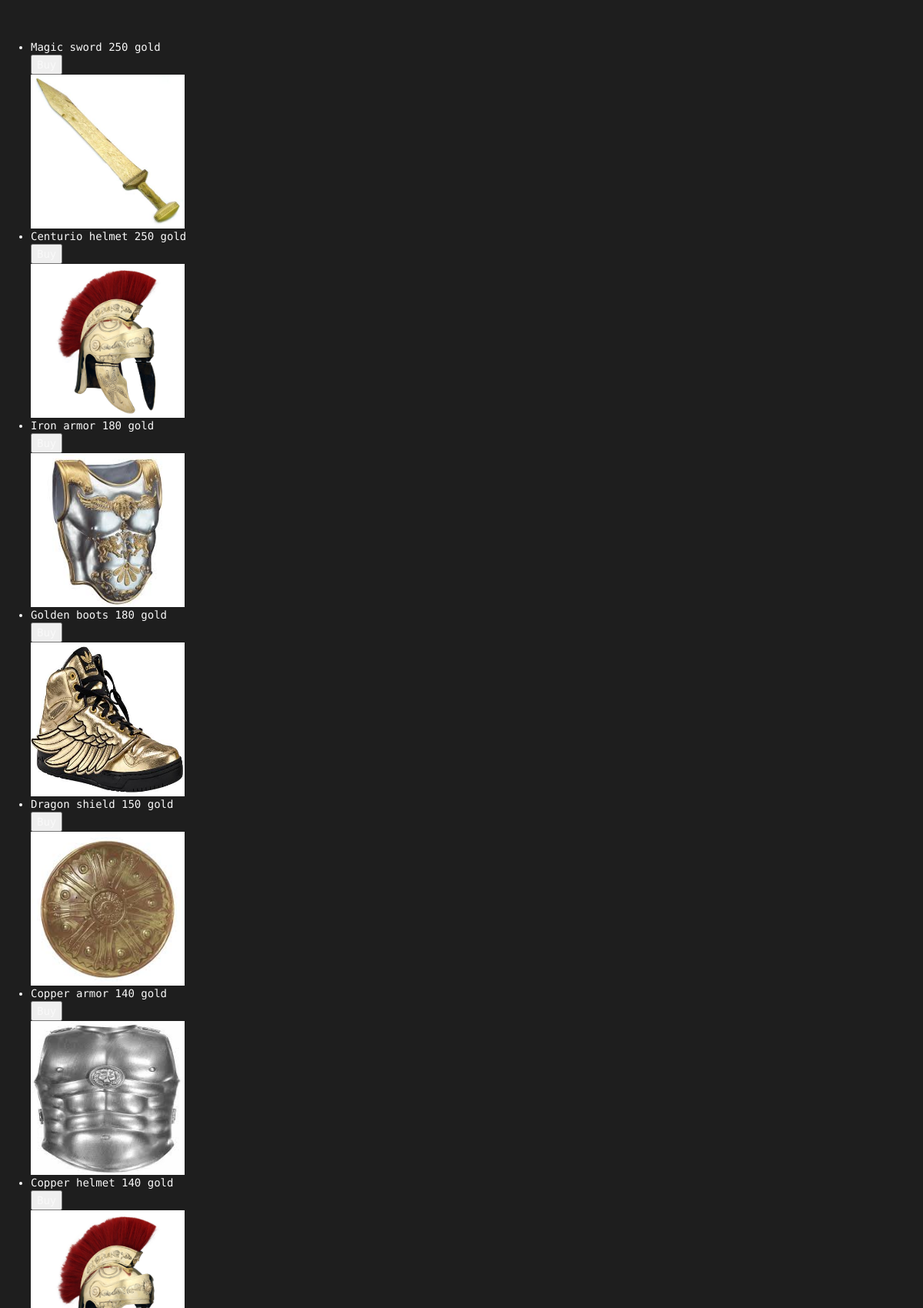
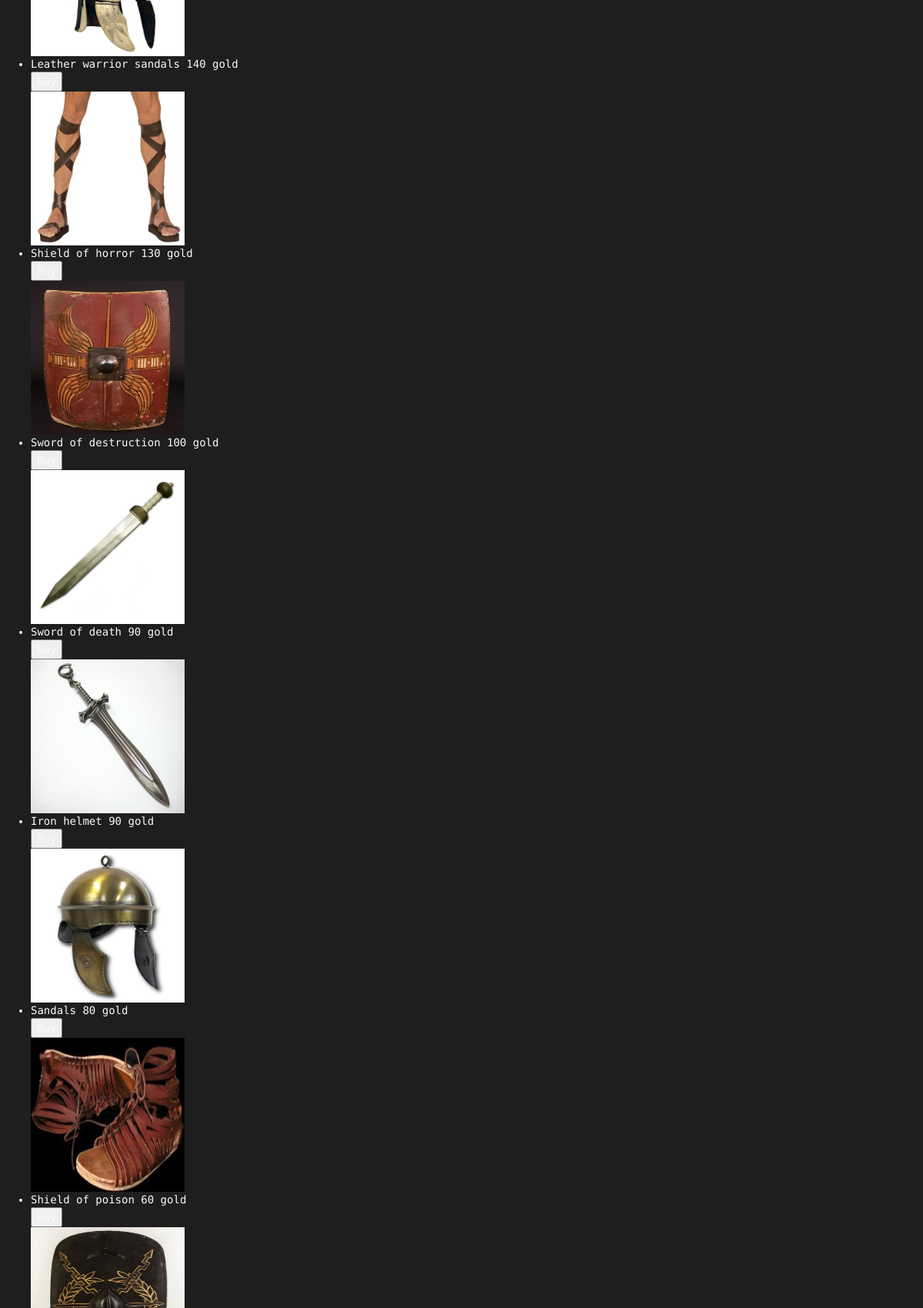
The page /Spartacus/market/ (signed in, upper part) on the database its author committed (2 pictures, top to bottom).
### Spartacus/models.py (models this page shows, shortened)
class Item(models.Model):
    ITEM_CHOICES = (
    ('sword', 'sword'),
    ('shield', 'shield'),
    ('armor', 'armor'),
    ('helmet', 'helmet'),
    ('boots', 'boots'),)
    price = models.IntegerField(default = 0)
    itemType = models.CharField(max_length=128, choices=ITEM_CHOICES, default= 'sword')
    name = models.CharField(max_length=128, unique = True)
    picture = models.ImageField(upload_to='item_images', blank=True)
    attack = models.IntegerField(default= 10)
    deffence = models.IntegerField(default= 10)

### Spartacus/views.py (the view, shortened to what this page needs)
@login_required
def market(request):
    context_dict = {}
    try:
        avatar = Avatar.objects.get(user = request.user)
        items = Item.objects.order_by('-price')
        context_dict['items'] = items
    except:
        print "Query fail market"
    return render (request, 'Spartacus/market.html', context_dict)

### templates/Spartacus/market.html (shortened to what this page needs)
{% extends 'Spartacus/base.html' %}
{% load staticfiles %}
{% block body_block %}
    <ul>
    {% for item in items %}
        <li>{{ item.name }}  {{ item.price }} gold</a><br/>
            <form method="post" action="{% url 'market' %}">
                <input type="submit" value="Buy" name = "Submit">
            </form>
        <img src = "{{item.picture.url}}" width = "200" height = "200"><br />
        </li>
    {% endfor %}
    </ul>
{% endblock %}

### static/css/styles.css (style rules this page uses)
html,body { height: 100%; font-family: 'Droid Sans Mono', sans-serif; }
body { padding-top: 51px; background: #1E1E1E; color: #f9f9f9; }

### rows shown on the page
Item: name "Magic sword", price "250", picture (picture)
Item: name "Centurio helmet", price "250", picture (picture)
Item: name "Iron armor", price "180", picture (picture)
Item: name "Golden boots", price "180", picture (picture)
Item: name "Dragon shield", price "150", picture (picture)
Item: name "Copper armor", price "140", picture (picture)
Item: name "Copper helmet", price "140", picture (picture)
Item: name "Leather warrior sandals", price "140", picture (picture)
Item: name "Shield of horror", price "130", picture (picture)
Item: name "Sword of destruction", price "100", picture (picture)
Item: name "Sword of death", price "90", picture (picture)
Item: name "Iron helmet", price "90", picture (picture)
Item: name "Sandals", price "80", picture (picture)
Item: name "Shield of poison", price "60", picture (picture)
